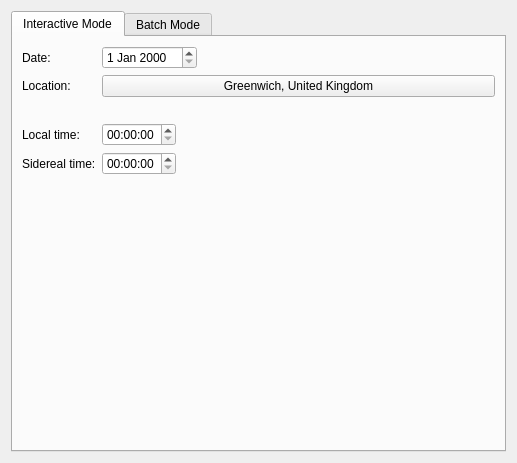
<ui version="4.0" >
 <class>modCalcSidTimeDlg</class>
 <widget class="QWidget" name="modCalcSidTimeDlg" >
  <property name="geometry" >
   <rect>
    <x>0</x>
    <y>0</y>
    <width>517</width>
    <height>463</height>
   </rect>
  </property>
  <property name="windowTitle" >
   <string>Sidereal Time</string>
  </property>
  <layout class="QVBoxLayout" >
   <item>
    <widget class="QTabWidget" name="tabWidget" >
     <property name="currentIndex" >
      <number>0</number>
     </property>
     <widget class="QWidget" name="interact" >
      <attribute name="title" >
       <string>Interactive Mode</string>
      </attribute>
      <layout class="QVBoxLayout" >
       <property name="spacing" >
        <number>6</number>
       </property>
       <property name="leftMargin" >
        <number>9</number>
       </property>
       <property name="topMargin" >
        <number>9</number>
       </property>
       <property name="rightMargin" >
        <number>9</number>
       </property>
       <property name="bottomMargin" >
        <number>9</number>
       </property>
       <item>
        <layout class="QGridLayout" >
         <property name="leftMargin" >
          <number>0</number>
         </property>
         <property name="topMargin" >
          <number>0</number>
         </property>
         <property name="rightMargin" >
          <number>0</number>
         </property>
         <property name="bottomMargin" >
          <number>0</number>
         </property>
         <property name="horizontalSpacing" >
          <number>6</number>
         </property>
         <property name="verticalSpacing" >
          <number>6</number>
         </property>
         <item row="2" column="0" colspan="3" >
          <spacer>
           <property name="orientation" >
            <enum>Qt::Horizontal</enum>
           </property>
           <property name="sizeHint" >
            <size>
             <width>391</width>
             <height>20</height>
            </size>
           </property>
          </spacer>
         </item>
         <item rowspan="2" row="3" column="2" >
          <spacer>
           <property name="orientation" >
            <enum>Qt::Horizontal</enum>
           </property>
           <property name="sizeHint" >
            <size>
             <width>40</width>
             <height>20</height>
            </size>
           </property>
          </spacer>
         </item>
         <item row="1" column="1" colspan="2" >
          <widget class="KPushButton" name="LocationButton" >
           <property name="text" >
            <string>Greenwich, United Kingdom</string>
           </property>
          </widget>
         </item>
         <item row="0" column="0" >
          <widget class="QLabel" name="DateLabel" >
           <property name="text" >
            <string>Date:</string>
           </property>
          </widget>
         </item>
         <item row="4" column="1" >
          <widget class="QTimeEdit" name="ST" />
         </item>
         <item row="3" column="1" >
          <widget class="QTimeEdit" name="LT" />
         </item>
         <item row="4" column="0" >
          <widget class="QLabel" name="SiderealTimeLabel" >
           <property name="text" >
            <string>Sidereal time:</string>
           </property>
          </widget>
         </item>
         <item row="3" column="0" >
          <widget class="QLabel" name="LocalTimeLabel" >
           <property name="text" >
            <string>Local time:</string>
           </property>
          </widget>
         </item>
         <item row="0" column="1" colspan="2" >
          <layout class="QHBoxLayout" >
           <property name="spacing" >
            <number>6</number>
           </property>
           <property name="leftMargin" >
            <number>0</number>
           </property>
           <property name="topMargin" >
            <number>0</number>
           </property>
           <property name="rightMargin" >
            <number>0</number>
           </property>
           <property name="bottomMargin" >
            <number>0</number>
           </property>
           <item>
            <widget class="QDateEdit" name="Date" />
           </item>
           <item>
            <spacer>
             <property name="orientation" >
              <enum>Qt::Horizontal</enum>
             </property>
             <property name="sizeHint" >
              <size>
               <width>40</width>
               <height>20</height>
              </size>
             </property>
            </spacer>
           </item>
          </layout>
         </item>
         <item row="1" column="0" >
          <widget class="QLabel" name="LocationLabel" >
           <property name="text" >
            <string>Location:</string>
           </property>
          </widget>
         </item>
        </layout>
       </item>
       <item>
        <spacer>
         <property name="orientation" >
          <enum>Qt::Vertical</enum>
         </property>
         <property name="sizeHint" >
          <size>
           <width>20</width>
           <height>40</height>
          </size>
         </property>
        </spacer>
       </item>
      </layout>
     </widget>
     <widget class="QWidget" name="batch" >
      <attribute name="title" >
       <string>Batch Mode</string>
      </attribute>
      <layout class="QVBoxLayout" >
       <item>
        <layout class="QHBoxLayout" >
         <item>
          <widget class="QComboBox" name="ComputeComboBatch" >
           <item>
            <property name="text" >
             <string>Compute sidereal time</string>
            </property>
           </item>
           <item>
            <property name="text" >
             <string>Compute standard time</string>
            </property>
           </item>
          </widget>
         </item>
         <item>
          <spacer>
           <property name="orientation" >
            <enum>Qt::Horizontal</enum>
           </property>
           <property name="sizeHint" >
            <size>
             <width>40</width>
             <height>20</height>
            </size>
           </property>
          </spacer>
         </item>
        </layout>
       </item>
       <item>
        <widget class="QGroupBox" name="groupBox" >
         <property name="title" >
          <string>Input parameters</string>
         </property>
         <layout class="QGridLayout" >
          <item row="0" column="0" >
           <widget class="QLabel" name="DateLabelBatch" >
            <property name="sizePolicy" >
             <sizepolicy vsizetype="Preferred" hsizetype="Minimum" >
              <horstretch>0</horstretch>
              <verstretch>0</verstretch>
             </sizepolicy>
            </property>
            <property name="text" >
             <string>Date:</string>
            </property>
           </widget>
          </item>
          <item row="0" column="2" >
           <widget class="QCheckBox" name="DateCheckBatch" >
            <property name="text" >
             <string>Read from input file</string>
            </property>
           </widget>
          </item>
          <item row="1" column="0" >
           <widget class="QLabel" name="LocationLabelBatch" >
            <property name="sizePolicy" >
             <sizepolicy vsizetype="Preferred" hsizetype="Minimum" >
              <horstretch>0</horstretch>
              <verstretch>0</verstretch>
             </sizepolicy>
            </property>
            <property name="text" >
             <string>Location:</string>
            </property>
           </widget>
          </item>
          <item row="1" column="1" >
           <widget class="KPushButton" name="LocationButtonBatch" >
            <property name="sizePolicy" >
             <sizepolicy vsizetype="Minimum" hsizetype="Preferred" >
              <horstretch>0</horstretch>
              <verstretch>0</verstretch>
             </sizepolicy>
            </property>
            <property name="text" >
             <string>Greenwich, United Kingdom</string>
            </property>
           </widget>
          </item>
          <item row="1" column="2" >
           <widget class="QCheckBox" name="LocationCheckBatch" >
            <property name="text" >
             <string>Read from input file</string>
            </property>
           </widget>
          </item>
          <item row="0" column="1" >
           <widget class="QDateEdit" name="DateBatch" />
          </item>
         </layout>
        </widget>
       </item>
       <item>
        <spacer>
         <property name="orientation" >
          <enum>Qt::Vertical</enum>
         </property>
         <property name="sizeType" >
          <enum>QSizePolicy::Minimum</enum>
         </property>
         <property name="sizeHint" >
          <size>
           <width>20</width>
           <height>16</height>
          </size>
         </property>
        </spacer>
       </item>
       <item>
        <widget class="QLabel" name="HelpLabel" >
         <property name="text" >
          <string>Specify local time in the input file.</string>
         </property>
        </widget>
       </item>
       <item>
        <layout class="QGridLayout" >
         <item row="0" column="0" >
          <widget class="QLabel" name="label_3" >
           <property name="text" >
            <string>Input file:</string>
           </property>
          </widget>
         </item>
         <item row="0" column="1" >
          <widget class="KUrlRequester" name="InputFileBatch" />
         </item>
         <item row="1" column="0" >
          <widget class="QLabel" name="label_4" >
           <property name="text" >
            <string>Output file:</string>
           </property>
          </widget>
         </item>
         <item row="1" column="1" >
          <widget class="KUrlRequester" name="OutputFileBatch" />
         </item>
        </layout>
       </item>
       <item>
        <layout class="QHBoxLayout" >
         <item>
          <spacer>
           <property name="orientation" >
            <enum>Qt::Horizontal</enum>
           </property>
           <property name="sizeHint" >
            <size>
             <width>40</width>
             <height>20</height>
            </size>
           </property>
          </spacer>
         </item>
         <item>
          <layout class="QVBoxLayout" >
           <item>
            <widget class="KPushButton" name="RunButtonBatch" >
             <property name="text" >
              <string>Compute</string>
             </property>
            </widget>
           </item>
           <item>
            <widget class="KPushButton" name="ViewButtonBatch" >
             <property name="text" >
              <string>View output</string>
             </property>
            </widget>
           </item>
          </layout>
         </item>
         <item>
          <spacer>
           <property name="orientation" >
            <enum>Qt::Horizontal</enum>
           </property>
           <property name="sizeHint" >
            <size>
             <width>40</width>
             <height>20</height>
            </size>
           </property>
          </spacer>
         </item>
        </layout>
       </item>
       <item>
        <spacer>
         <property name="orientation" >
          <enum>Qt::Vertical</enum>
         </property>
         <property name="sizeHint" >
          <size>
           <width>465</width>
           <height>16</height>
          </size>
         </property>
        </spacer>
       </item>
      </layout>
     </widget>
    </widget>
   </item>
  </layout>
 </widget>
 <customwidgets>
  <customwidget>
   <class>KPushButton</class>
   <extends>QPushButton</extends>
   <header>kpushbutton.h</header>
  </customwidget>
  <customwidget>
   <class>KUrlRequester</class>
   <extends>QFrame</extends>
   <header>kurlrequester.h</header>
  </customwidget>
 </customwidgets>
 <resources/>
 <connections/>
</ui>
